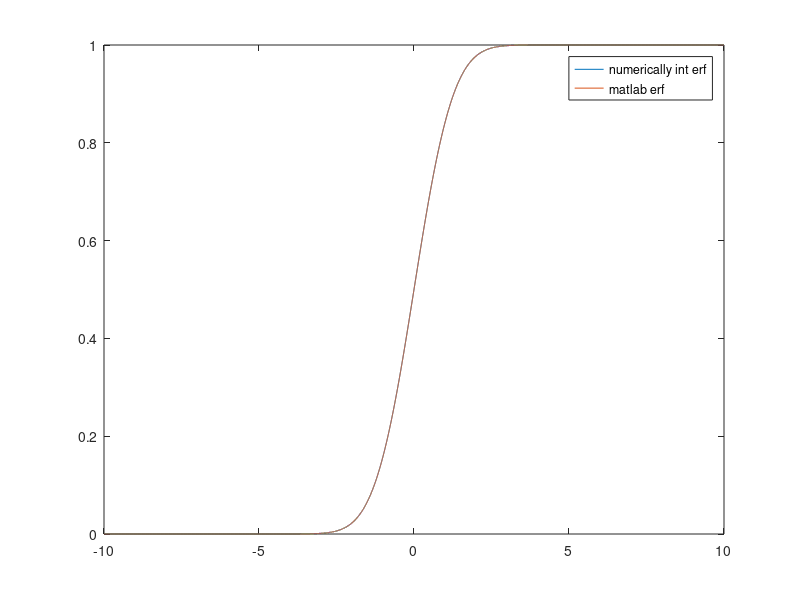
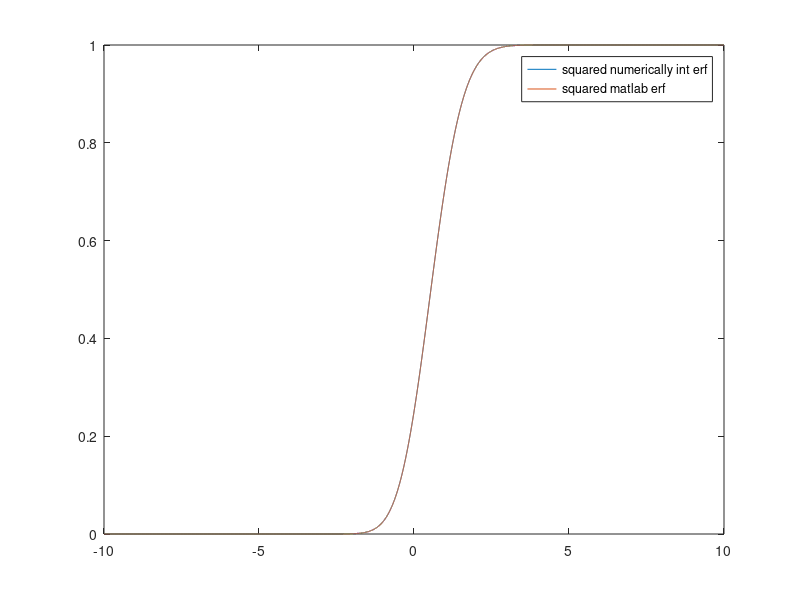

Write the MATLAB code that produced these figures, in order.
% test the square of two error function

clc
clear
close all

min_w = 0;
dw = 0.001;
max_w = 20;

w = min_w:dw:max_w;


dx = 0.001;
x = -10:dx:10;
errorfunction = zeros(1,length(x));

for n=1:length(x)    
    errorfunction(n) = sum(exp(-(w-x(n)).^2/2)/sqrt(2*pi)) * dw;
end

figure
plot(x,errorfunction,x,0.5*(erf(x/sqrt(2))+1))
legend('numerically int erf','matlab erf')

figure
plot(x,errorfunction.^2,x,(0.5*(erf(x/sqrt(2))+1)).^2)
legend('squared numerically int erf','squared matlab erf')